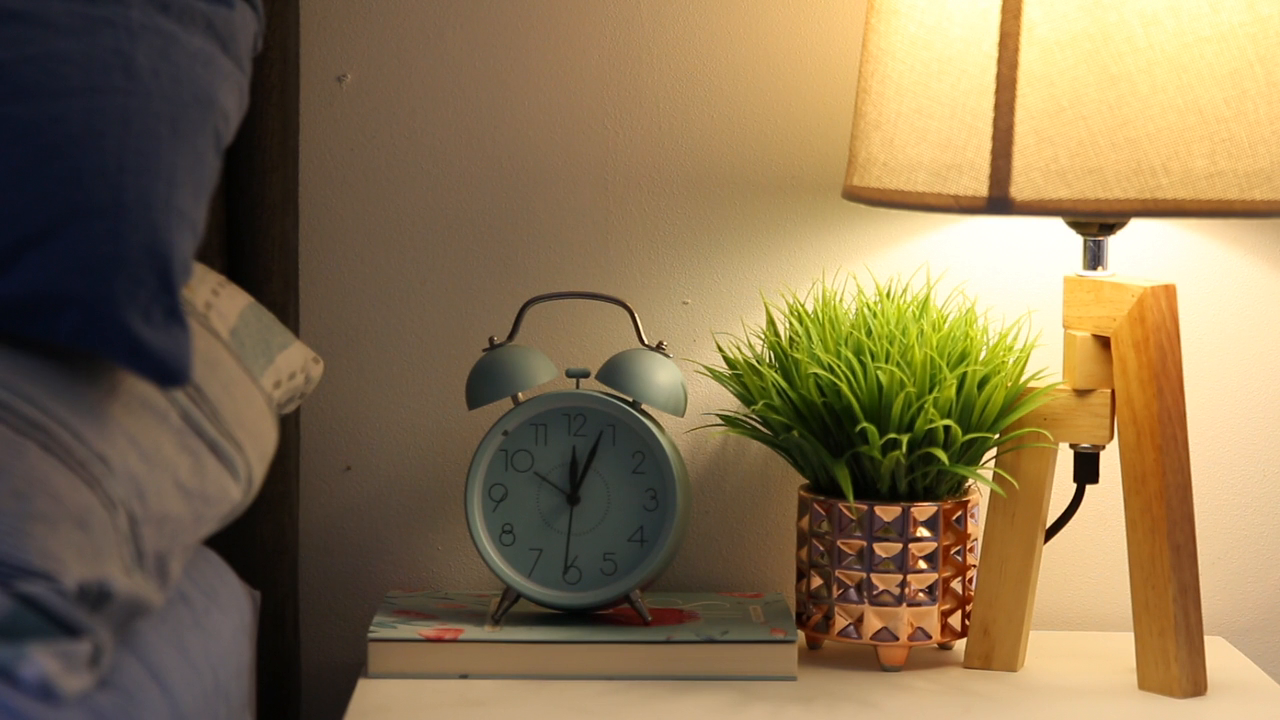
#> input picture frame 24 of video1.mp4, 1280 x 720 px, given in place of video.mp4, which was not available
$ python 4_dosyadan_video_cekme_islemleri.py
#> lines starting #> are read from the running program, lines starting #| are printed output that depends on the picture
import cv2
cap=cv2.VideoCapture(r"C:\Users\ASUS\Desktop\Ders\OpenCv\video.mp4")
while True:
    ret,frame= cap.read()
#> frame is the input picture: shape (720, 1280, 3); mean B, G, R 80.4, 113.7, 134.2
    if ret==0:
        break
    frame = cv2.flip(frame, 1)
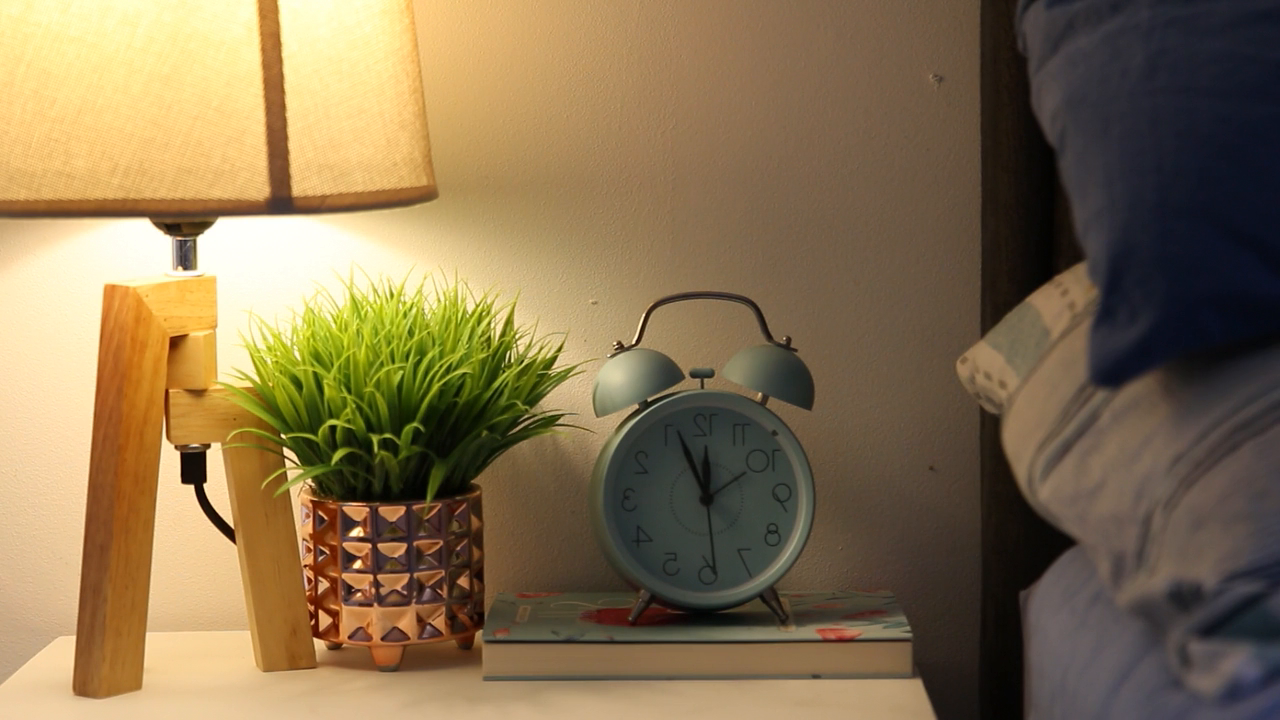
#> frame: shape (720, 1280, 3); mean B, G, R 80.4, 113.7, 134.2
    cv2.imshow("webcam",frame)
    if cv2.waitKey(1)& 0xFF==ord("q"):
#> (key q is pressed here)
        break
cap.release()
cv2.destroyAllWindows()

$ run again, starting later in the video
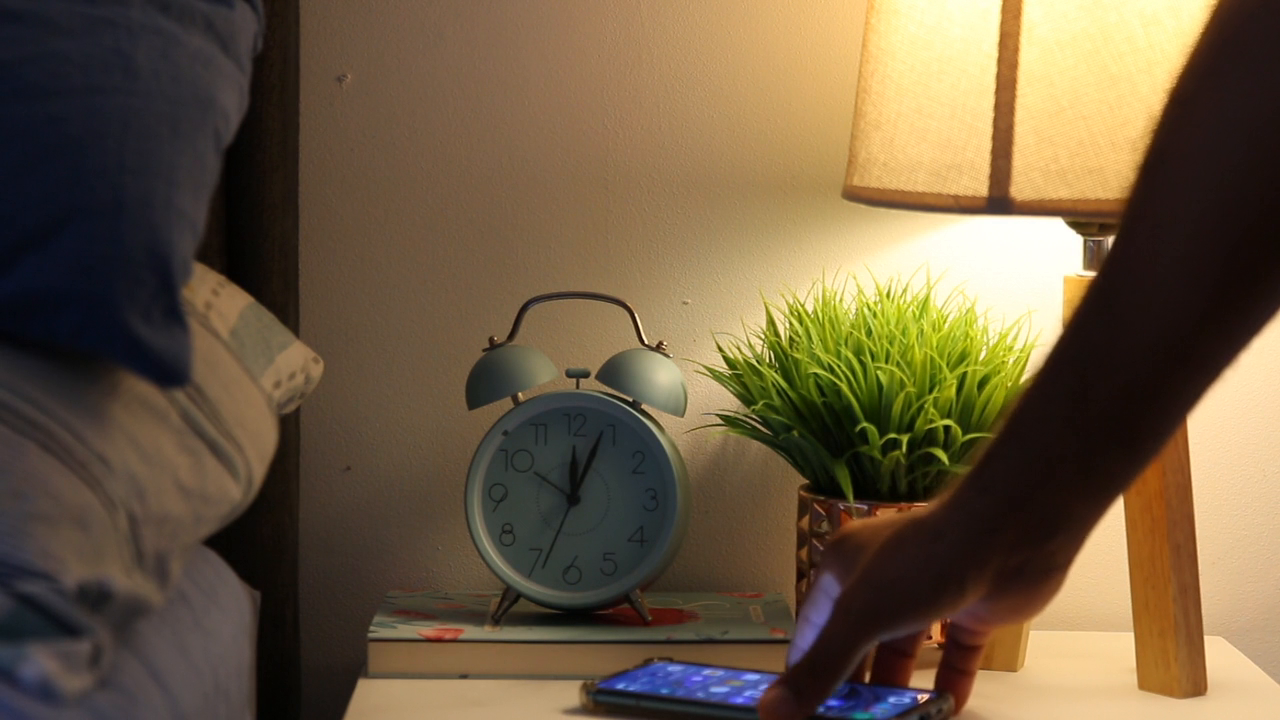
#> input picture frame 111 of video1.mp4, 1280 x 720 px, given in place of video.mp4, which was not available
#> frame is the input picture: shape (720, 1280, 3); mean B, G, R 66, 91.7, 109.5
#> `frame = cv2.flip(frame, 1)`:
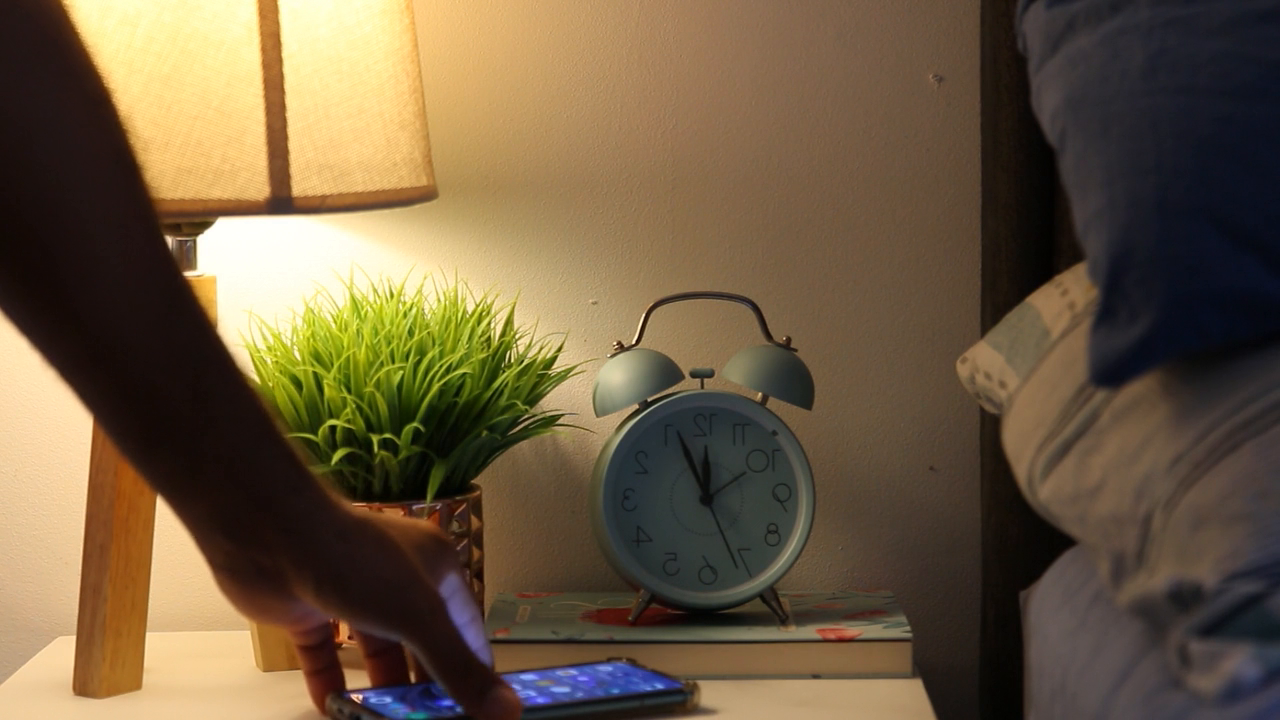
#> frame: shape (720, 1280, 3); mean B, G, R 66, 91.7, 109.5

$ run again, starting later in the video
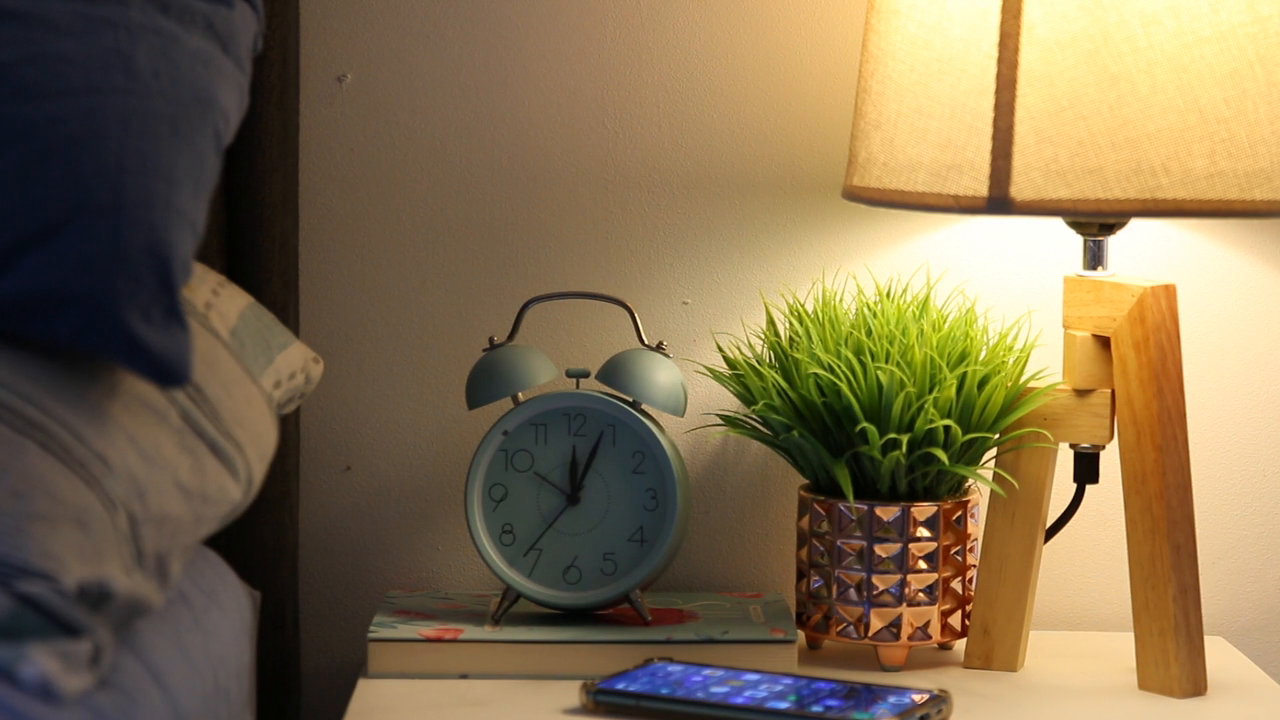
#> input picture frame 198 of video1.mp4, 1280 x 720 px, given in place of video.mp4, which was not available
#> frame is the input picture: shape (720, 1280, 3); mean B, G, R 79.4, 110.5, 129.4
#> `frame = cv2.flip(frame, 1)`:
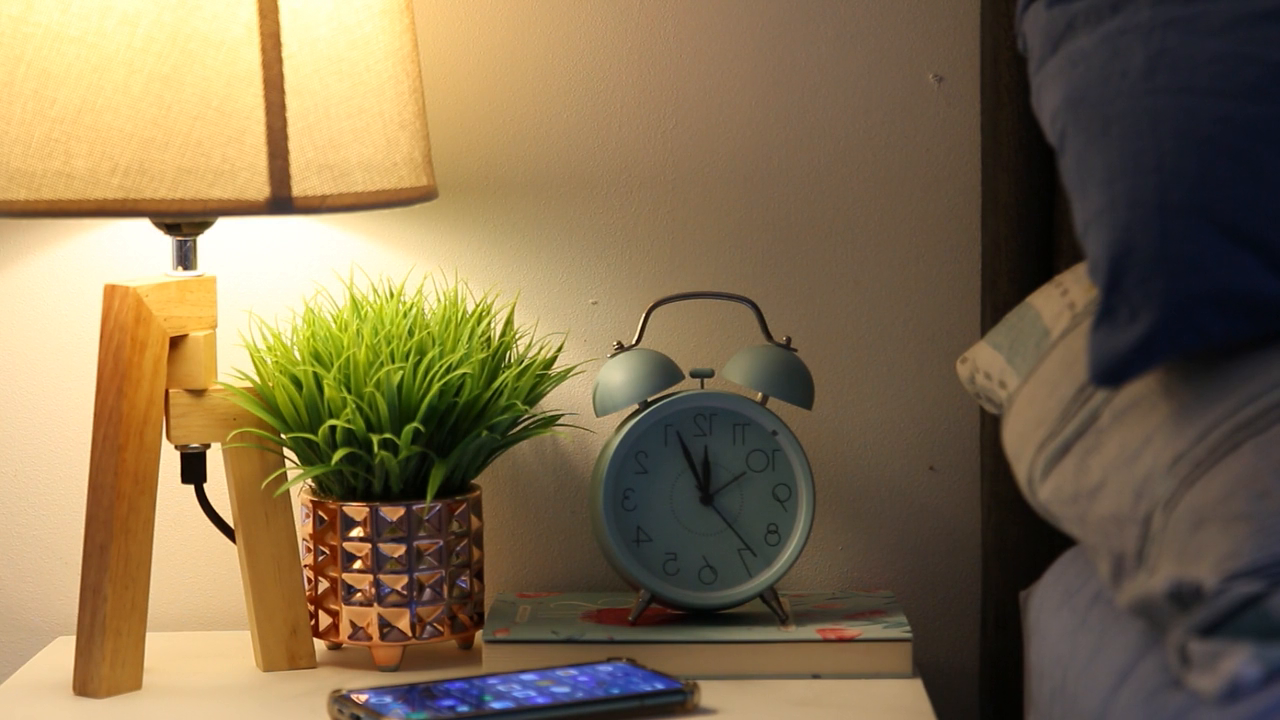
#> frame: shape (720, 1280, 3); mean B, G, R 79.4, 110.5, 129.4
